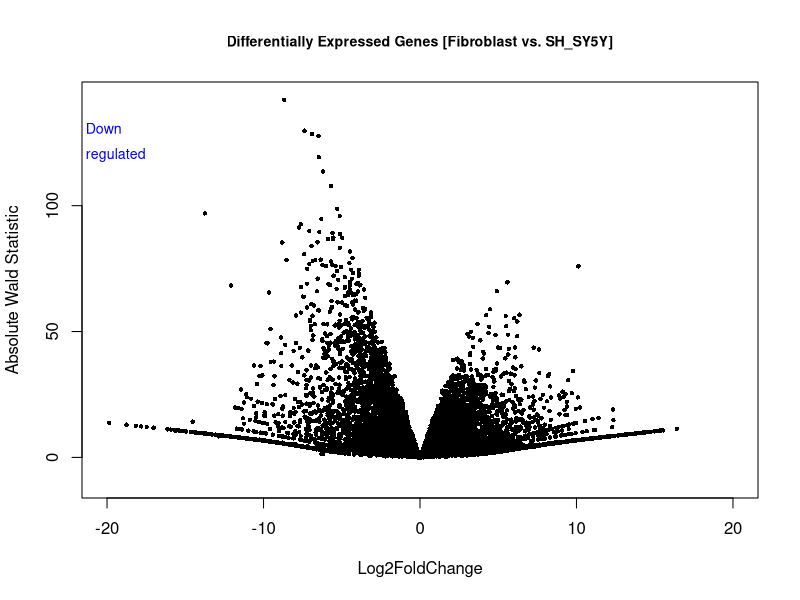

This figure's R source: (Note: this script raises an error after producing the figure.)
setwd("/Users/madhavmakkena/Desktop/R/New")
list.files()
result <- read.csv("result.csv", header = T, row.names = 1)
count <- read.csv("count.csv", header = T, row.names = 1)

Expression <- function(result){
  result_subset<-subset(result[c("HMGCR"),])
  # result_subset<-subset(result[c(row.names(Cholesterol_Total_Data)),])
  result_up<-subset(result, pvalue<=0.05 & log2FoldChange >= 1.5)
  result_down<-subset(result, pvalue<=0.05 & log2FoldChange <= -1.5)
  result_nochange<-subset(result, (pvalue<=0.05 & (log2FoldChange >-1.5 &  log2FoldChange < 1.5)) | (pvalue>0.05))
  plot(abs(result$stat)~result$log2FoldChange, pch=16, cex=0.6, col="black", ylim = c(-10,(ceiling(max(abs(result$stat))))), xlim = c(-(ceiling(max(abs(result$log2FoldChange)))),(ceiling(max(abs(result$log2FoldChange))))), xlab="Log2FoldChange", ylab="Absolute Wald Statistic", main="Differentially Expressed Genes [Fibroblast vs. SH_SY5Y]", cex.main=.85)
  text(-22,130, "Down", col = "Blue", pos = 4, cex = .85)
  text(-22,120, "regulated", col = "Blue", pos = 4, cex = .85)
  text(-22,140, (count(result_up)), col = "Blue", pos = 4, cex = .85)
  text(22,130, "Up", col = "Red", pos = 2, cex = .85)
  text(22,120, "regulated", col = "Red", pos = 2, cex = .85)
  text(22,140, (count(result_down)), col = "Red", pos = 2, cex = .85)
  text(-22,-8, (count(result_nochange)), col = "Black", pos = 4, cex = .85)
  # print((count(result_up)))
  points(abs(result_up$stat)~result_up$log2FoldChange, pch=16, cex=0.6, col="pink")
  points(abs(result_down$stat)~result_down$log2FoldChange, pch=16, cex=0.6, col="lightblue")
  points(abs(result_subset$stat)~result_subset$log2FoldChange, pch=16, cex=0.6, col="darkgreen")
  abline(h=min(abs(subset(result, pvalue<0.05)$stat)), v=c(1.5,-1.5), lty=2)
}


# write.csv(result_up, "result_up.csv", row.names=TRUE)
# write.csv(result_down, "result_down.csv", row.names=TRUE)
# write.csv(result_nochange, "result_nochange.csv", row.names=TRUE)

Expression(result)

subset(count[c("ANXA6", "NPC1", "ALK"),])

result[c("C8A"),]
count[c("C8A"),]

statVolcano<-function(res){
  up<-subset(res, padj<0.005 & log2FoldChange > 1)
  down<-subset(res, padj<0.005 & log2FoldChange < -1)
  plot(abs(res$stat)~res$log2FoldChange, pch=16, cex=0.6, col="black", xlab="Log2FoldChange", ylab="Absolute Wald Statistic", main="DEGs")
  points(abs(up$stat)~up$log2FoldChange, pch=16, cex=0.6, col="red")
  points(abs(down$stat)~down$log2FoldChange, pch=16, cex=0.6, col="blue")
  abline(h=min(abs(subset(res, padj<0.05)$stat)), v=c(1,-1), lty=2)
}
